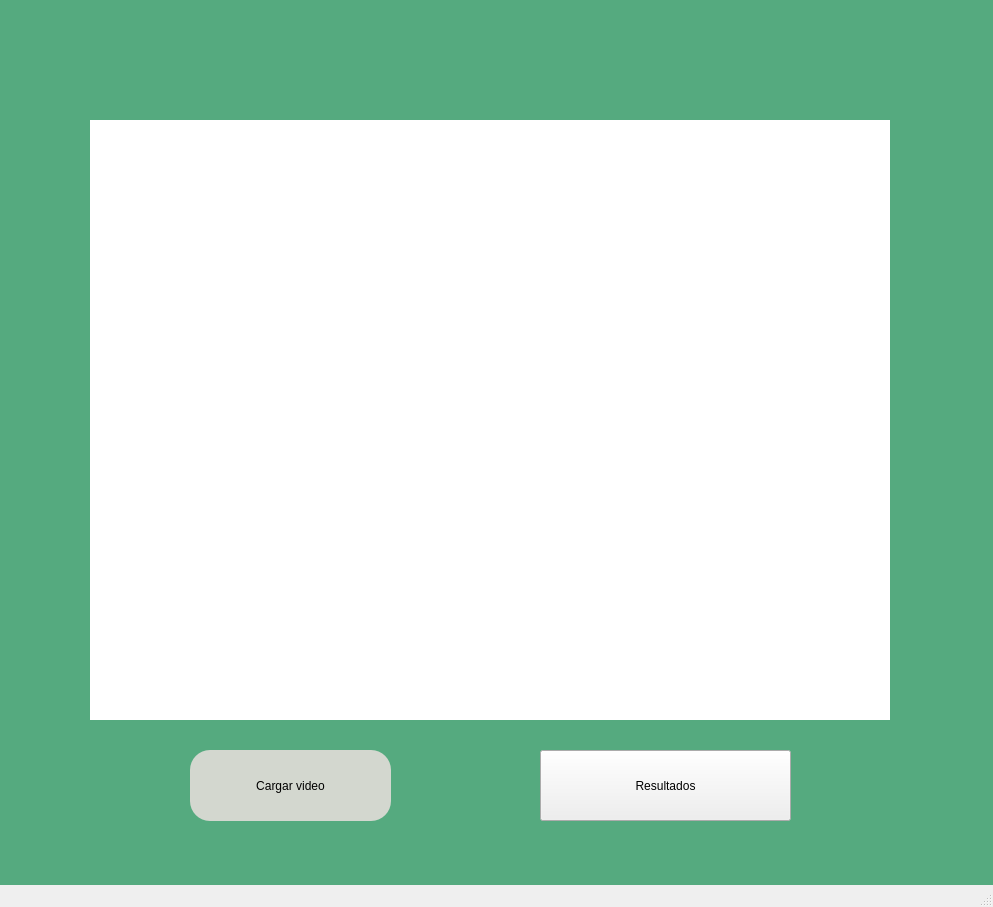
<?xml version="1.0" encoding="UTF-8"?>
<ui version="4.0">
 <class>MainWindow</class>
 <widget class="QMainWindow" name="MainWindow">
  <property name="geometry">
   <rect>
    <x>0</x>
    <y>0</y>
    <width>993</width>
    <height>907</height>
   </rect>
  </property>
  <property name="windowTitle">
   <string>MainWindow</string>
  </property>
  <property name="styleSheet">
   <string notr="true">QWidget#centralwidget{background-color: rgb(85,170,127);}
</string>
  </property>
  <widget class="QWidget" name="centralwidget">
   <widget class="QLabel" name="labelVIDEO">
    <property name="geometry">
     <rect>
      <x>90</x>
      <y>120</y>
      <width>800</width>
      <height>600</height>
     </rect>
    </property>
    <property name="styleSheet">
     <string notr="true">background-color: rgb(255,255,255)</string>
    </property>
    <property name="text">
     <string/>
    </property>
   </widget>
   <widget class="QPushButton" name="botonCARGAR">
    <property name="geometry">
     <rect>
      <x>190</x>
      <y>750</y>
      <width>201</width>
      <height>71</height>
     </rect>
    </property>
    <property name="styleSheet">
     <string notr="true">border-radius: 20px;
background-color: rgb(211, 215, 207);</string>
    </property>
    <property name="text">
     <string>Cargar video</string>
    </property>
   </widget>
   <widget class="QPushButton" name="pushButton">
    <property name="geometry">
     <rect>
      <x>540</x>
      <y>750</y>
      <width>251</width>
      <height>71</height>
     </rect>
    </property>
    <property name="text">
     <string>Resultados</string>
    </property>
   </widget>
  </widget>
  <widget class="QMenuBar" name="menubar">
   <property name="geometry">
    <rect>
     <x>0</x>
     <y>0</y>
     <width>993</width>
     <height>22</height>
    </rect>
   </property>
  </widget>
  <widget class="QStatusBar" name="statusbar"/>
 </widget>
 <resources/>
 <connections/>
</ui>
